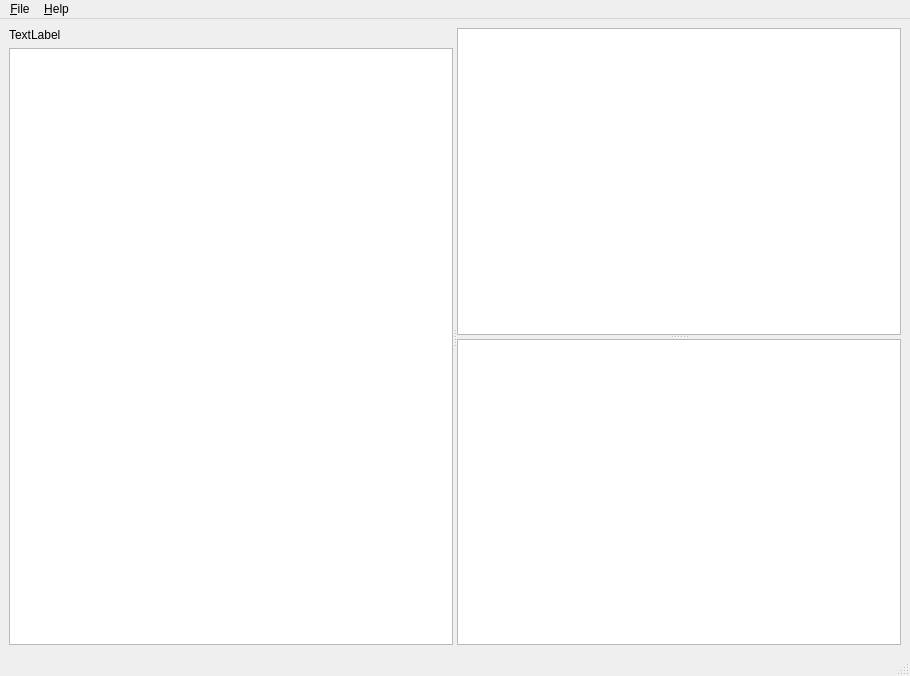
<?xml version="1.0" encoding="UTF-8"?>
<ui version="4.0">
 <class>MainWindow</class>
 <widget class="QMainWindow" name="MainWindow">
  <property name="geometry">
   <rect>
    <x>0</x>
    <y>0</y>
    <width>910</width>
    <height>676</height>
   </rect>
  </property>
  <property name="windowTitle">
   <string>File Tree</string>
  </property>
  <widget class="QWidget" name="centralwidget">
   <layout class="QVBoxLayout" name="verticalLayout_3">
    <item>
     <layout class="QHBoxLayout" name="horizontalLayout"/>
    </item>
    <item>
     <widget class="QSplitter" name="splitter_2">
      <property name="sizePolicy">
       <sizepolicy hsizetype="Expanding" vsizetype="Expanding">
        <horstretch>0</horstretch>
        <verstretch>0</verstretch>
       </sizepolicy>
      </property>
      <property name="orientation">
       <enum>Qt::Horizontal</enum>
      </property>
      <widget class="QWidget" name="layoutWidget_2">
       <layout class="QVBoxLayout" name="verticalLayout_2">
        <item>
         <widget class="QLabel" name="treeInfo">
          <property name="sizePolicy">
           <sizepolicy hsizetype="Preferred" vsizetype="Fixed">
            <horstretch>0</horstretch>
            <verstretch>0</verstretch>
           </sizepolicy>
          </property>
          <property name="text">
           <string>TextLabel</string>
          </property>
         </widget>
        </item>
        <item>
         <widget class="QTableView" name="tableView"/>
        </item>
       </layout>
      </widget>
      <widget class="QWidget" name="layoutWidget">
       <layout class="QVBoxLayout" name="verticalLayout">
        <item>
         <widget class="QSplitter" name="splitter">
          <property name="orientation">
           <enum>Qt::Vertical</enum>
          </property>
          <widget class="QTextEdit" name="queryEdit">
           <property name="readOnly">
            <bool>true</bool>
           </property>
           <property name="html">
            <string>&lt;!DOCTYPE HTML PUBLIC &quot;-//W3C//DTD HTML 4.0//EN&quot; &quot;http://www.w3.org/TR/REC-html40/strict.dtd&quot;&gt;
&lt;html&gt;&lt;head&gt;&lt;meta name=&quot;qrichtext&quot; content=&quot;1&quot; /&gt;&lt;style type=&quot;text/css&quot;&gt;
p, li { white-space: pre-wrap; }
&lt;/style&gt;&lt;/head&gt;&lt;body style=&quot; font-family:'Sans Serif'; font-size:7pt; font-weight:400; font-style:normal;&quot;&gt;
&lt;p style=&quot;-qt-paragraph-type:empty; margin-top:0px; margin-bottom:0px; margin-left:0px; margin-right:0px; -qt-block-indent:0; text-indent:0px; font-size:9pt;&quot;&gt;&lt;br /&gt;&lt;/p&gt;&lt;/body&gt;&lt;/html&gt;</string>
           </property>
           <property name="acceptRichText">
            <bool>false</bool>
           </property>
          </widget>
          <widget class="QTextEdit" name="output">
           <property name="sizePolicy">
            <sizepolicy hsizetype="Expanding" vsizetype="Minimum">
             <horstretch>0</horstretch>
             <verstretch>0</verstretch>
            </sizepolicy>
           </property>
           <property name="readOnly">
            <bool>true</bool>
           </property>
           <property name="html">
            <string>&lt;!DOCTYPE HTML PUBLIC &quot;-//W3C//DTD HTML 4.0//EN&quot; &quot;http://www.w3.org/TR/REC-html40/strict.dtd&quot;&gt;
&lt;html&gt;&lt;head&gt;&lt;meta name=&quot;qrichtext&quot; content=&quot;1&quot; /&gt;&lt;style type=&quot;text/css&quot;&gt;
p, li { white-space: pre-wrap; }
&lt;/style&gt;&lt;/head&gt;&lt;body style=&quot; font-family:'Sans Serif'; font-size:7pt; font-weight:400; font-style:normal;&quot;&gt;
&lt;p style=&quot;-qt-paragraph-type:empty; margin-top:0px; margin-bottom:0px; margin-left:0px; margin-right:0px; -qt-block-indent:0; text-indent:0px; font-size:9pt;&quot;&gt;&lt;br /&gt;&lt;/p&gt;&lt;/body&gt;&lt;/html&gt;</string>
           </property>
           <property name="acceptRichText">
            <bool>false</bool>
           </property>
          </widget>
         </widget>
        </item>
       </layout>
      </widget>
     </widget>
    </item>
   </layout>
  </widget>
  <widget class="QMenuBar" name="menubar">
   <property name="geometry">
    <rect>
     <x>0</x>
     <y>0</y>
     <width>910</width>
     <height>21</height>
    </rect>
   </property>
   <widget class="QMenu" name="menuFile">
    <property name="title">
     <string>&amp;File</string>
    </property>
    <addaction name="actionOpenDirectory"/>
    <addaction name="actionRun"/>
    <addaction name="actionSave"/>
   </widget>
   <widget class="QMenu" name="menu_Help">
    <property name="title">
     <string>&amp;Help</string>
    </property>
    <addaction name="actionAbout"/>
   </widget>
   <addaction name="menuFile"/>
   <addaction name="menu_Help"/>
  </widget>
  <widget class="QStatusBar" name="statusbar"/>
  <action name="actionOpenDirectory">
   <property name="icon">
    <iconset>
     <normalon>:/icons/fileopen.png</normalon>
    </iconset>
   </property>
   <property name="text">
    <string>Open Directory...</string>
   </property>
   <property name="shortcut">
    <string>Ctrl+O</string>
   </property>
  </action>
  <action name="actionAbout">
   <property name="text">
    <string>&amp;About</string>
   </property>
   <property name="shortcut">
    <string>Ctrl+A</string>
   </property>
  </action>
  <action name="actionRun">
   <property name="icon">
    <iconset>
     <normalon>:/icons/player_play.png</normalon>
    </iconset>
   </property>
   <property name="text">
    <string>Run</string>
   </property>
   <property name="shortcut">
    <string>Ctrl+R</string>
   </property>
  </action>
  <action name="actionSave">
   <property name="icon">
    <iconset resource="../queries.qrc">
     <normaloff>:/icons/filesave.png</normaloff>:/icons/filesave.png</iconset>
   </property>
   <property name="text">
    <string>Save to Directory...</string>
   </property>
   <property name="shortcut">
    <string>Ctrl+S</string>
   </property>
  </action>
 </widget>
 <resources>
  <include location="../queries.qrc"/>
 </resources>
 <connections/>
</ui>
